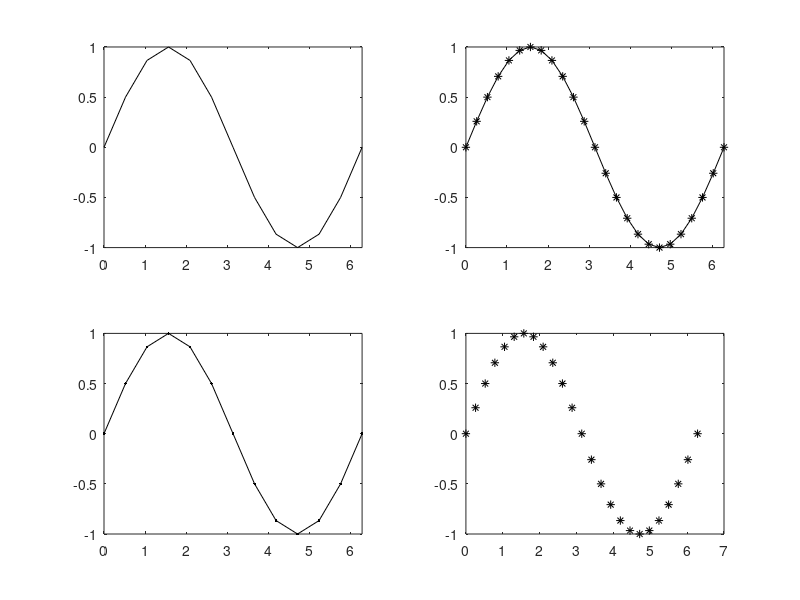

MATLAB code for this plot:
% 实验二实际操作
a=0:pi/6:2*pi;
b=0:pi/12:2*pi;
axis([0 2*pi -1 1]);
subplot(2,2,1);
plot(a,sin(a),'k-');
axis([0 2*pi -1 1]);
subplot(2,2,2);
plot(b,sin(b),'k-*');
axis([0 2*pi -1 1]);
subplot(2,2,3);
plot(a,sin(a),'k.-');
axis([0 2*pi -1 1]);
subplot(2,2,4);
plot(b,sin(b),'k*')
